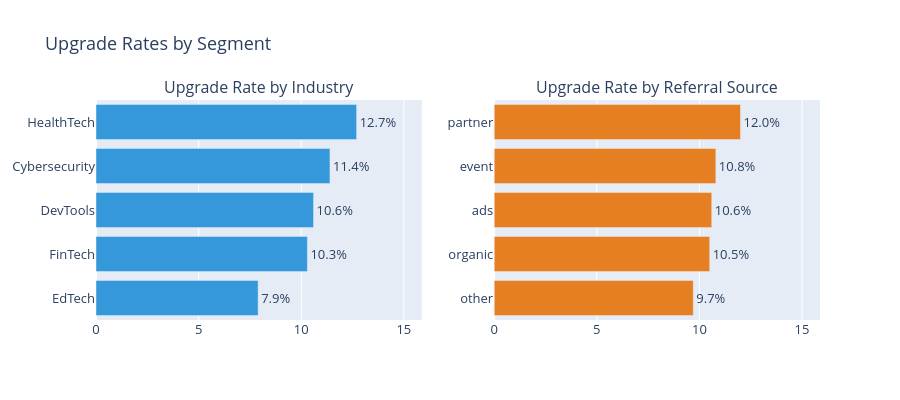

The code cell stored with this chart in its notebook:
### Code cell
fig = make_subplots(
    rows=1, cols=2,
    subplot_titles=['Upgrade Rate by Industry', 
                    'Upgrade Rate by Referral Source']
)

# Industry
ind_sorted = upgrade_by_industry.sort_values('upgrade_rate_pct')
fig.add_trace(go.Bar(
    x=ind_sorted['upgrade_rate_pct'],
    y=ind_sorted['industry'],
    orientation='h',
    text=[f"{x:.1f}%" for x in ind_sorted['upgrade_rate_pct']],
    textposition='outside',
    marker_color='#3498db',
    showlegend=False
), row=1, col=1)

# Referral
ref_sorted = upgrade_by_referral.sort_values('upgrade_rate_pct')
fig.add_trace(go.Bar(
    x=ref_sorted['upgrade_rate_pct'],
    y=ref_sorted['referral_source'],
    orientation='h',
    text=[f"{x:.1f}%" for x in ref_sorted['upgrade_rate_pct']],
    textposition='outside',
    marker_color='#e67e22',
    showlegend=False
), row=1, col=2)

fig.update_layout(
    height=400,
    font=dict(size=13),
    title='Upgrade Rates by Segment'
)
max_val = max(
    upgrade_by_industry['upgrade_rate_pct'].max(),
    upgrade_by_referral['upgrade_rate_pct'].max()
)

fig.update_xaxes(range=[0, max_val * 1.25], row=1, col=1)
fig.update_xaxes(range=[0, max_val * 1.25], row=1, col=2)
fig.show()

### Figure 1 — Plotly figure (JSON) as saved in the notebook; plotly's stock layout.template omitted (floating-point values rounded to 4 significant figures)
{"data": [{"marker": {"color": "#3498db"}, "orientation": "h", "showlegend": false, "text": ["7.9%", "10.3%", "10.6%", "11.4%", "12.7%"], "textposition": "outside", "type": "bar", "x": [7.9, 10.3, 10.6, 11.4, 12.7], "xaxis": "x", "y": ["EdTech", "FinTech", "DevTools", "Cybersecurity", "HealthTech"], "yaxis": "y"}, {"marker": {"color": "#e67e22"}, "orientation": "h", "showlegend": false, "text": ["9.7%", "10.5%", "10.6%", "10.8%", "12.0%"], "textposition": "outside", "type": "bar", "x": [9.7, 10.5, 10.6, 10.8, 12.0], "xaxis": "x2", "y": ["other", "organic", "ads", "event", "partner"], "yaxis": "y2"}], "layout": {"annotations": [{"font": {"size": 16}, "showarrow": false, "text": "Upgrade Rate by Industry", "x": 0.225, "xanchor": "center", "xref": "paper", "y": 1, "yanchor": "bottom", "yref": "paper"}, {"font": {"size": 16}, "showarrow": false, "text": "Upgrade Rate by Referral Source", "x": 0.775, "xanchor": "center", "xref": "paper", "y": 1, "yanchor": "bottom", "yref": "paper"}], "font": {"size": 13}, "height": 400, "title": {"text": "Upgrade Rates by Segment"}, "xaxis": {"anchor": "y", "domain": [0, 0.45], "range": [0, 15.88]}, "xaxis2": {"anchor": "y2", "domain": [0.55, 1], "range": [0, 15.88]}, "yaxis": {"anchor": "x", "domain": [0, 1]}, "yaxis2": {"anchor": "x2", "domain": [0, 1]}}}
